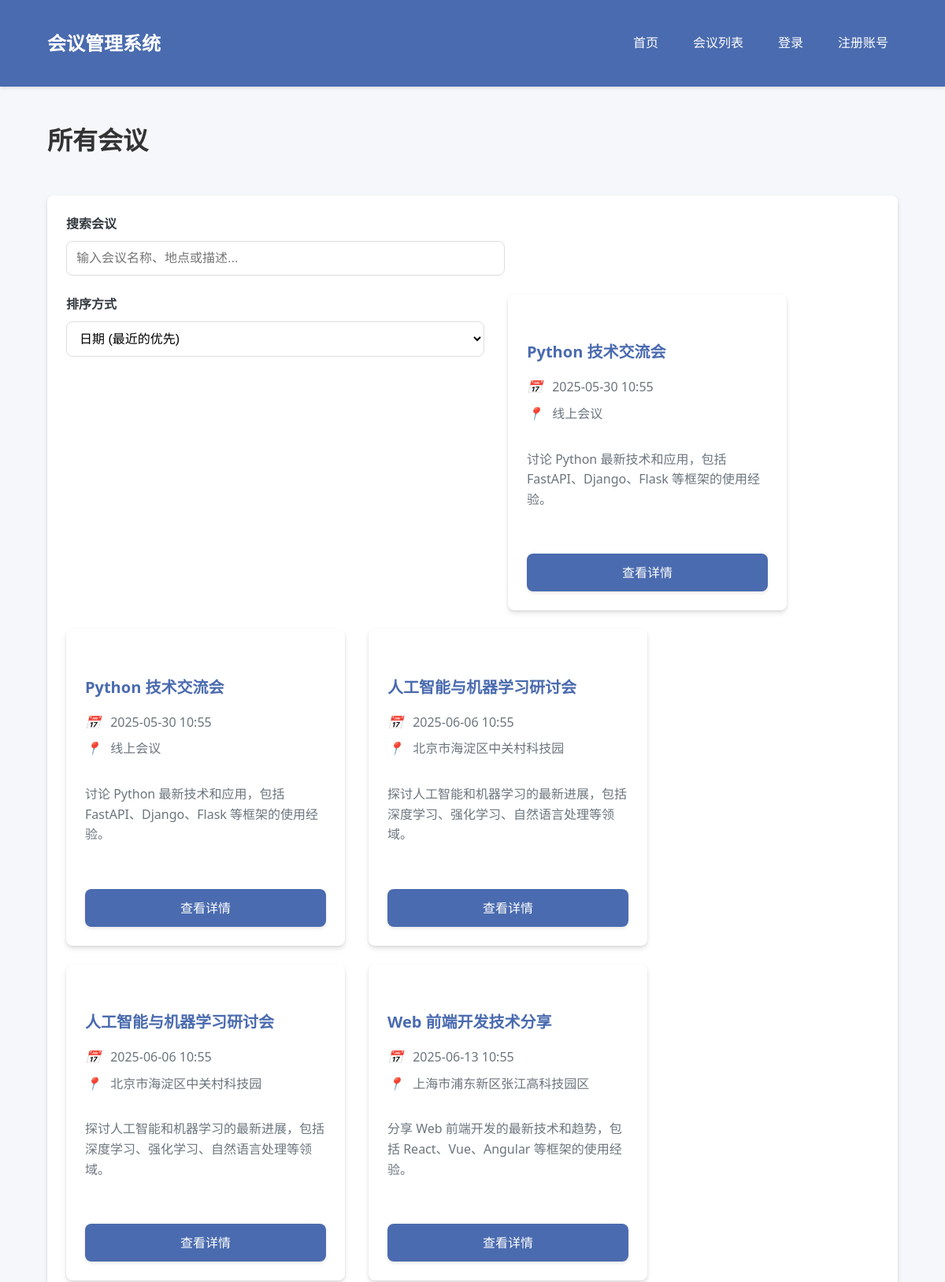
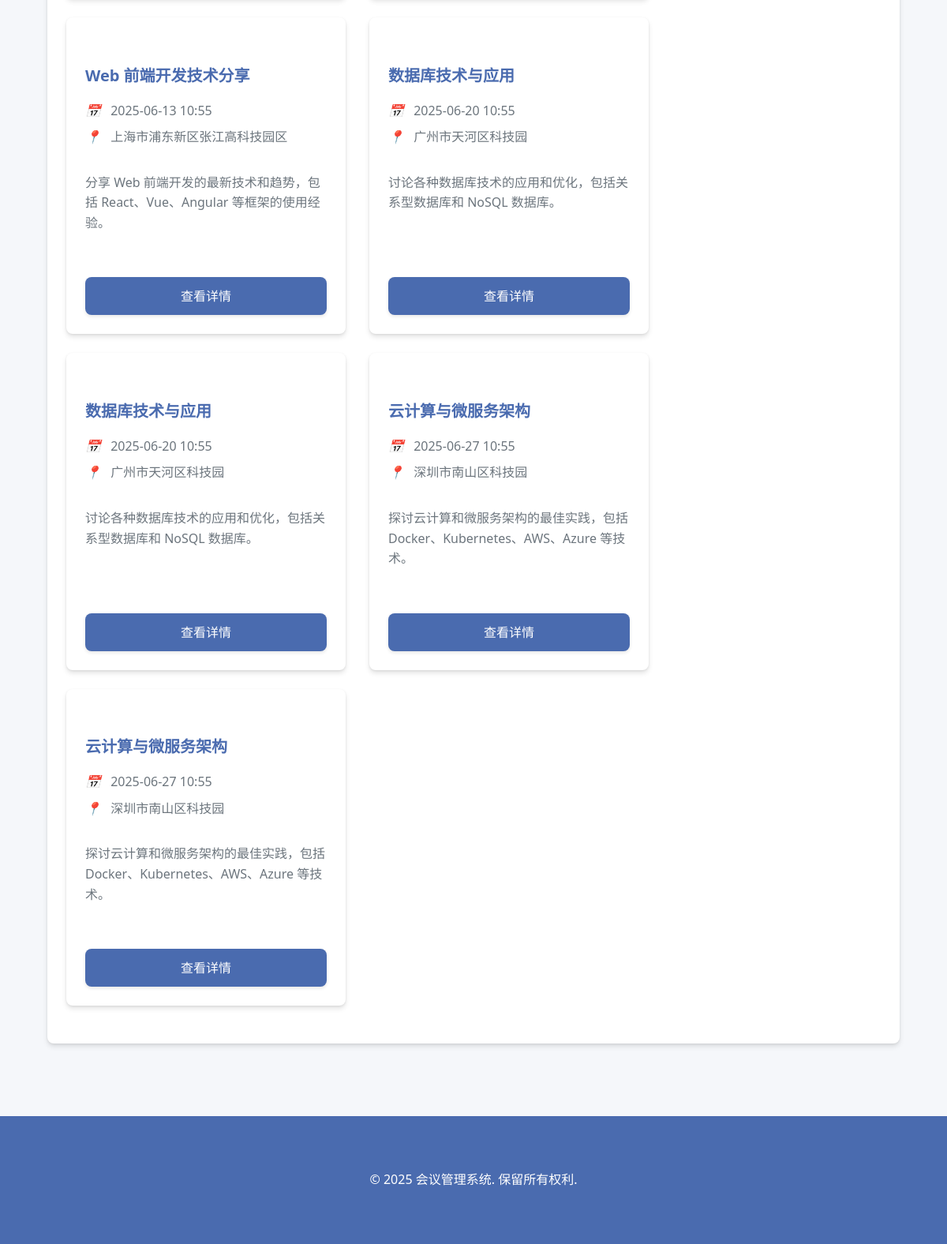
Screenshot of /api/conferences/ with the database file from the repository (2 pictures, top to bottom).
### app/database.py (models this page shows)
class Conference(Base):
    __tablename__ = "conferences"  # 数据库表名
    id = Column(Integer, primary_key=True, index=True)  # 会议ID，主键
    title = Column(String, index=True)  # 会议标题
    description = Column(Text)  # 会议描述
    date = Column(DateTime)  # 会议日期
    location = Column(String)  # 会议地点
    created_at = Column(DateTime, default=datetime.utcnow)  # 创建时间
    creator_id = Column(Integer, ForeignKey("users.id"))  # 创建者ID，外键
    creator = relationship("User", back_populates="conferences")  # 会议创建者
    agenda_items = relationship("AgendaItem", back_populates="conference", cascade="all, delete-orphan")  # 会议议程项
    registrations = relationship("Registration", back_populates="conference", cascade="all, delete-orphan")  # 会议参与者

### app/routers/conferences.py (the view)
@router.get("/", response_class=HTMLResponse)
async def list_conferences(
    request: Request,  # 请求对象
    db: Session = Depends(get_db),  # 数据库会话
):
    current_user = None
    unread_notification_count = 0
    token = request.cookies.get("access_token")
    if token and token.startswith("Bearer "):
        try:
            from app.dependencies import get_current_user
            current_user = await get_current_user(token.replace("Bearer ", ""), db)
            if current_user:
                unread_notification_count = notification_crud.get_unread_notification_count(db, current_user.id)
        except:
            pass
    conferences = conference_crud.get_conferences(db)
    return templates.TemplateResponse(
        "conferences/list.html",
        {
            "request": request,
            "conferences": conferences,
            "current_user": current_user,
            "unread_notification_count": unread_notification_count
        },
    )

### app/templates/conferences/list.html (shortened to what this page needs)
{% extends "base.html" %}
{% block content %}
<div class="page-transition">
    <div class="d-flex justify-content-between align-items-center mb-4">
        <h1>所有会议</h1>
    </div>
    <div class="card mb-4">
        <div class="card-body">
            <div class="row">
                <div class="col-md-6">
                    <div class="form-group">
                        <label for="search">搜索会议</label>
                        <input type="text" id="search" class="form-control" placeholder="输入会议名称、地点或描述...">
                    </div>
                </div>
                <div class="col-md-6">
                    <div class="form-group">
                        <label for="sort">排序方式</label>
                        <select id="sort" class="form-control">
                            <option value="date-asc">日期 (最近的优先)</option>
                        </select>
                    </div>
                </div>
            </div>
        </div>
    </div>
    <div id="conferences-container">
        {% if conferences %}
            <div class="row">
                {% for conference in conferences %}
                    <div class="col-md-4 mb-4 conference-item"
                         data-title="{{ conference.title }}"
                         data-location="{{ conference.location }}"
                         data-description="{{ conference.description }}"
                         data-date="{{ conference.date.strftime('%Y%m%d%H%M') }}">
                        <div class="card conference-card">
                            <div class="card-body">
                                <h5 class="card-title">{{ conference.title }}</h5>
                                <div class="card-text">
                                    <div class="conference-meta">
                                        <div class="conference-meta-item">
                                            <i class="fa fa-calendar"></i>
                                            {{ conference.date.strftime('%Y-%m-%d %H:%M') }}
                                        </div>
                                        <div class="conference-meta-item">
                                            <i class="fa fa-map-marker"></i>
                                            {{ conference.location }}
                                        </div>
                                    </div>
                                    <p>{{ conference.description[:100] }}{% if conference.description|length > 100 %}...{% endif %}</p>
                                </div>
                                <a href="/api/conferences/{{ conference.id }}" class="btn btn-primary">查看详情</a>
                            </div>
                        </div>
                    </div>
                {% endfor %}
            </div>
        {% endif %}
    </div>
</div>
{% endblock %}

### app/templates/base.html (shortened to what this page needs)
<!DOCTYPE html>
<html lang="zh-CN">
<head>
    <link rel="stylesheet" href="{{ url_for('static', path='/css/styles.css') }}">
</head>
<body>
    <header>
        <div class="container">
            <a href="/" class="logo">会议管理系统</a>
            <nav>
                <ul>
                    <li><a href="/">首页</a></li>
                    <li><a href="/api/conferences/">会议列表</a></li>
                    {% if current_user %}
                        <li><a href="/api/my-conferences/">我的会议</a></li>
                        <li><a href="/api/friends/">我的好友</a></li>
                        <li>
                            <a href="/api/notifications/">
                                通知
                                {% if unread_notification_count and unread_notification_count > 0 %}
                                    <span class="badge badge-danger">{{ unread_notification_count }}</span>
                                {% endif %}
                            </a>
                        </li>
                        {% if current_user.is_admin %}
                            <li><a href="/api/conferences/create">创建会议</a></li>
                        {% endif %}
                        <li><a href="/api/auth/logout">退出 ({{ current_user.username }})</a></li>
                    {% else %}
                        <li><a href="/api/auth/login">登录</a></li>
                        <li><a href="/api/auth/register">注册账号</a></li>
                    {% endif %}
                </ul>
            </nav>
        </div>
    </header>
    <main class="container">
        {% block content %}{% endblock %}
    </main>
    <footer>
        <div class="container">
            <p>&copy; 2025 会议管理系统. 保留所有权利.</p>
        </div>
    </footer>
</body>
</html>

### app/static/css/styles.css (style rules this page uses)
:root { --primary-color: #4a6baf; --primary-hover: #3a5a9f; --secondary-color: #6c757d; --success-color: #28a745; --danger-color: #dc3545; --warning-color: #ffc107; --info-color: #17a2b8; --light-color: #f8f9fa; --dark-color: #343a40; --body-bg: #f5f7fa; --card-shadow: 0 4px 6px rgba(0, 0, 0, 0.1), 0 1px 3px rgba(0, 0, 0, 0.08); --transition-speed: 0.3s; --border-radius: 0.5rem; }
body { font-family: 'Segoe UI', Tahoma, Geneva, Verdana, sans-serif; line-height: 1.6; margin: 0; padding: 0; color: #333; background-color: var(--body-bg); transition: background-color var(--transition-speed); }
.container { width: 90%; max-width: 1200px; margin: 0 auto; padding: 20px; }
header { background-color: var(--primary-color); color: #fff; padding: 1rem 0; box-shadow: 0 2px 4px rgba(0, 0, 0, 0.1); position: sticky; top: 0; z-index: 1000; }
header .container { display: flex; justify-content: space-between; align-items: center; }
.logo { font-size: 1.5rem; font-weight: bold; text-decoration: none; color: #fff; transition: transform var(--transition-speed); }
nav ul { display: flex; list-style: none; margin: 0; padding: 0; }
nav ul li { margin-left: 20px; position: relative; }
nav ul li a { color: #fff; text-decoration: none; transition: all var(--transition-speed); padding: 0.5rem 0.75rem; border-radius: var(--border-radius); }
.form-group { margin-bottom: 1.5rem; }
label { display: block; margin-bottom: 0.5rem; font-weight: 600; color: var(--dark-color); }
input[type="text"], input[type="email"], input[type="password"], input[type="datetime-local"], textarea, select { width: 100%; padding: 0.75rem; border: 1px solid #ddd; border-radius: var(--border-radius); font-size: 1rem; transition: border-color var(--transition-speed), box-shadow var(--transition-speed); background-color: #fff; }
.btn { display: inline-block; font-weight: 500; text-align: center; white-space: nowrap; vertical-align: middle; user-select: none; border: none; padding: 0.75rem 1.5rem; font-size: 1rem; line-height: 1.5; border-radius: var(--border-radius); transition: all var(--transition-speed); cursor: pointer; text-decoration: none; box-shadow: 0 2px 4px rgba(0, 0, 0, 0.1); }
.btn-primary { color: #fff; background-color: var(--primary-color); }
.card { background-color: #fff; border-radius: var(--border-radius); box-shadow: var(--card-shadow); margin-bottom: 1.5rem; overflow: hidden; transition: transform var(--transition-speed), box-shadow var(--transition-speed); }
.card-body { padding: 1.5rem; }
.card-title { margin-bottom: 1rem; font-size: 1.25rem; color: var(--primary-color); }
.card-text { margin-bottom: 1rem; color: var(--secondary-color); }
footer { background-color: var(--primary-color); color: #fff; padding: 2rem 0; margin-top: 3rem; text-align: center; }
.row { display: flex; flex-wrap: wrap; margin-right: -15px; margin-left: -15px; }
.col-md-4 { flex: 0 0 33.333333%; max-width: 33.333333%; padding-right: 15px; padding-left: 15px; }
.col-md-6 { flex: 0 0 50%; max-width: 50%; padding-right: 15px; padding-left: 15px; }
.justify-content-between { justify-content: space-between; }
.align-items-center { align-items: center; }
.d-flex { display: flex; }
.mb-4 { margin-bottom: 1.5rem; }
.page-transition { animation: fadeIn 0.5s ease-in-out; }
.conference-card { height: 100%; display: flex; flex-direction: column; }
.conference-card .card-body { flex: 1; display: flex; flex-direction: column; }
.conference-card .card-text { flex: 1; }
.conference-card .btn { margin-top: auto; }
.conference-meta { display: flex; flex-wrap: wrap; margin-bottom: 1.5rem; }
.conference-meta-item { margin-right: 2rem; margin-bottom: 0.5rem; }
.conference-meta-item i { margin-right: 0.5rem; color: var(--primary-color); }

### rows the page displays
Conference: title "Python 技术交流会", date "2025-05-30 10:55", location "线上会议", description "讨论 Python 最新技术和应用，包括 FastAPI、Django、Flask 等框架的使用经验。"
Conference: title "人工智能与机器学习研讨会", date "2025-06-06 10:55", location "北京市海淀区中关村科技园", description "探讨人工智能和机器学习的最新进展，包括深度学习、强化学习、自然语言处理等领域。"
Conference: title "Web 前端开发技术分享", date "2025-06-13 10:55", location "上海市浦东新区张江高科技园区", description "分享 Web 前端开发的最新技术和趋势，包括 React、Vue、Angular 等框架的使用经验。"
Conference: title "数据库技术与应用", date "2025-06-20 10:55", location "广州市天河区科技园", description "讨论各种数据库技术的应用和优化，包括关系型数据库和 NoSQL 数据库。"
Conference: title "云计算与微服务架构", date "2025-06-27 10:55", location "深圳市南山区科技园", description "探讨云计算和微服务架构的最佳实践，包括 Docker、Kubernetes、AWS、Azure 等技术。"
Conference: title "Python 技术交流会", date "2025-05-30 10:55", location "线上会议", description "讨论 Python 最新技术和应用，包括 FastAPI、Django、Flask 等框架的使用经验。"
Conference: title "人工智能与机器学习研讨会", date "2025-06-06 10:55", location "北京市海淀区中关村科技园", description "探讨人工智能和机器学习的最新进展，包括深度学习、强化学习、自然语言处理等领域。"
Conference: title "Web 前端开发技术分享", date "2025-06-13 10:55", location "上海市浦东新区张江高科技园区", description "分享 Web 前端开发的最新技术和趋势，包括 React、Vue、Angular 等框架的使用经验。"
Conference: title "数据库技术与应用", date "2025-06-20 10:55", location "广州市天河区科技园", description "讨论各种数据库技术的应用和优化，包括关系型数据库和 NoSQL 数据库。"
Conference: title "云计算与微服务架构", date "2025-06-27 10:55", location "深圳市南山区科技园", description "探讨云计算和微服务架构的最佳实践，包括 Docker、Kubernetes、AWS、Azure 等技术。"
